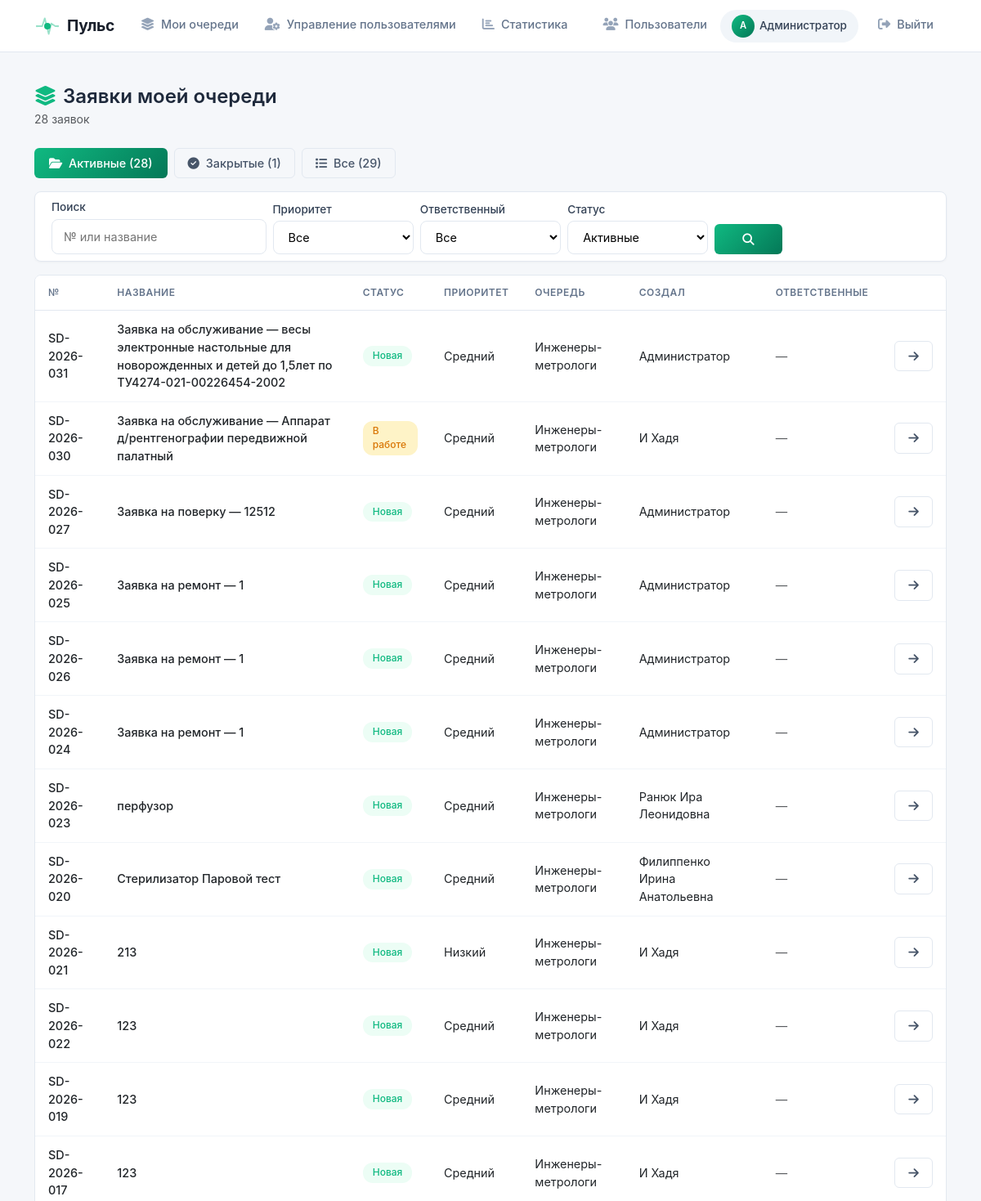
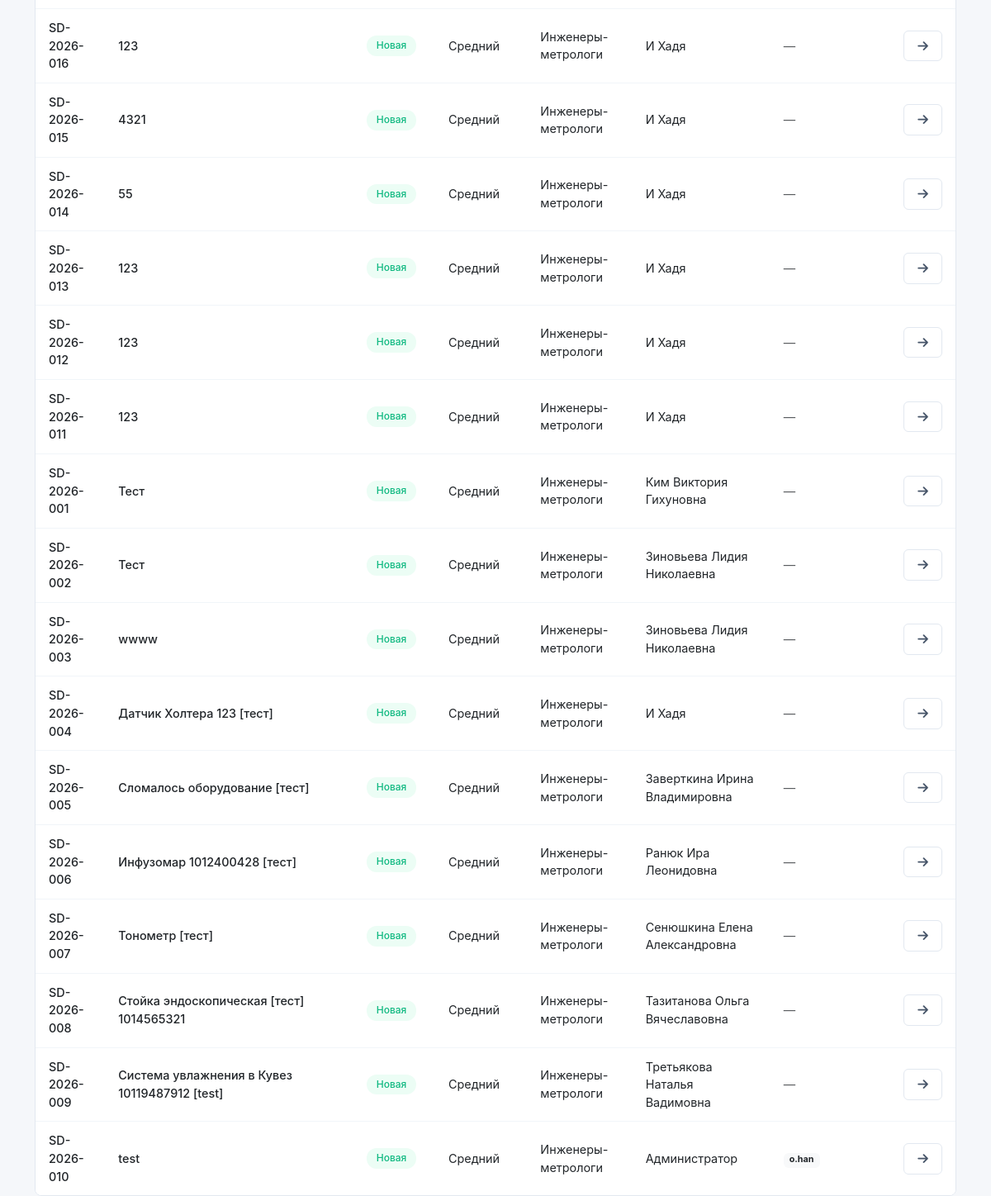
The app's page /queue-tickets (signed in) with its own data (2 pictures, top to bottom).
### models.py (models this page shows, shortened)
class User(UserMixin, db.Model):
    id = db.Column(db.Integer, primary_key=True)
    username = db.Column(db.String(80), unique=True, nullable=False)
    password = db.Column(db.String(200), nullable=False)
    full_name = db.Column(db.String(300), nullable=True)
    email = db.Column(db.String(120), unique=True, nullable=False)
    phone = db.Column(db.String(20), nullable=True)
    department = db.Column(db.String(200), nullable=True)
    position = db.Column(db.String(200), nullable=True)
    office = db.Column(db.String(50), nullable=True)
    is_admin = db.Column(db.Boolean, default=False)
    created_at = db.Column(db.DateTime, default=datetime.now(tz))
    notify_email = db.Column(db.Boolean, default=True)
    queues = db.relationship('Queue', secondary='user_queue', back_populates='members')
    admin_queues = db.relationship('Queue', secondary='queue_admins', back_populates='admins')
    assigned_tickets = db.relationship('Ticket', secondary='ticket_assignees', back_populates='assignees')
    created_tickets = db.relationship('Ticket', foreign_keys='Ticket.created_by_id', backref='creator')
    allowed_queues = db.relationship(
        'Queue',
        secondary='queue_links',
        primaryjoin='Queue.id == queue_links.c.queue_from',
        secondaryjoin='Queue.id == queue_links.c.queue_to',
        backref='allowed_by_queues'
    )
    bookings = db.relationship('Booking', backref='user', lazy=True)

class Ticket(db.Model):
    id = db.Column(db.Integer, primary_key=True)
    ticket_number = db.Column(db.String(20), unique=True, nullable=False)
    title = db.Column(db.String(200), nullable=False)
    description = db.Column(db.Text, nullable=False)
    status = db.Column(db.String(50), default='Новая')
    priority = db.Column(db.String(20), default='Средний')
    start_date = db.Column(db.DateTime, nullable=True)
    deadline = db.Column(db.DateTime, nullable=True)
    actual_deadline = db.Column(db.DateTime, nullable=True)
    created_by_id = db.Column(db.Integer, db.ForeignKey('user.id'))
    queue_id = db.Column(db.Integer, db.ForeignKey('queue.id'), nullable=True)
    rating = db.Column(db.Integer, nullable=True)
    feedback_text = db.Column(db.Text, nullable=True)
    created_at = db.Column(db.DateTime, default=datetime.now(tz))
    updated_at = db.Column(db.DateTime, default=datetime.now(tz), onupdate=datetime.now(tz))
    closed_at = db.Column(db.DateTime, nullable=True)
    assignees = db.relationship('User', secondary='ticket_assignees', back_populates='assigned_tickets')
    attachments = db.relationship('Attachment', backref='ticket', lazy=True)
    metrologist_request = db.relationship(
        'MetrologistRequest',
        back_populates='ticket',
        uselist=False,
        cascade='all, delete-orphan'
    )

class Queue(db.Model):
    id = db.Column(db.Integer, primary_key=True)
    name = db.Column(db.String(100), nullable=False, unique=True)
    description = db.Column(db.Text, nullable=True)
    is_active = db.Column(db.Boolean, default=True)
    queue_type = db.Column(db.String(50), default='default')
    created_at = db.Column(db.DateTime, default=datetime.now(tz))
    created_by_id = db.Column(db.Integer, db.ForeignKey('user.id'))
    mail = db.Column(db.Text,default = None)
    admins = db.relationship('User', secondary='queue_admins', back_populates='admin_queues')
    members = db.relationship('User', secondary='user_queue', back_populates='queues')
    tickets = db.relationship('Ticket', backref='queue', lazy=True)
    cars = db.relationship('Car', backref='queue', lazy=True)
    created_by = db.relationship('User', foreign_keys=[created_by_id])

### core/tickets.py (the view, shortened to what this page needs)
@tickets_bp.route('/queue-tickets')
@login_required
def queue_tickets():
    queue_ids = [q.id for q in current_user.queues]
    if not queue_ids:
        return render_template('queue_tickets.html', tickets=[], total_count=0, active_count=0, closed_count=0)
    query = Ticket.query.filter(Ticket.queue_id.in_(queue_ids))
    status_filter = request.args.get('status', 'active')
    search = request.args.get('search', '').strip()
    priority = request.args.get('priority', '').strip()
    assignee = request.args.get('assignee', '')
    if status_filter == 'active':
        query = query.filter(Ticket.status.in_(['Новая', 'В работе']))
    elif status_filter == 'closed':
        query = query.filter(Ticket.status == 'Закрыта')
    elif status_filter == 'all':
        pass
    else:
        query = query.filter(Ticket.status == status_filter)
    if priority:
        query = query.filter(Ticket.priority == priority)
    if assignee == 'me':
        query = query.filter(Ticket.assignees.any(id=current_user.id))
    elif assignee == 'unassigned':
        query = query.filter(~Ticket.assignees.any())
    tickets = query.order_by(Ticket.created_at.desc()).all()
    base_query = Ticket.query.filter(Ticket.queue_id.in_(queue_ids))
    total_count = base_query.count()
    active_count = base_query.filter(Ticket.status.in_(['Новая', 'В работе'])).count()
    closed_count = base_query.filter(Ticket.status == 'Закрыта').count()
    return render_template('queue_tickets.html',
                         tickets=tickets,
                         total_count=total_count,
                         active_count=active_count,
                         closed_count=closed_count,
                         status_filter=status_filter,
                         search_query=search,
                         priority_filter=priority,
                         assignee_filter=assignee)

### templates/queue_tickets.html (shortened to what this page needs)
{% extends "base.html" %}
{% block content %}
<div class="d-flex justify-content-between align-items-center mb-4">
    <div>
        <h4 class="mb-0 fw-semibold">
            <i class="fas fa-layer-group me-2" style="color: var(--primary);"></i>Заявки моей очереди
        </h4>
        <span class="text-muted small">{{ tickets|length }} заявок</span>
    </div>
</div>
<div class="row g-2 mb-3">
    <div class="col-auto">
        <a href="{{ url_for('tickets.queue_tickets', status='active') }}" class="btn btn-sm {% if status_filter == 'active' %}btn-primary-gradient{% else %}btn-outline-modern{% endif %}">
            <i class="fas fa-folder-open me-1"></i> Активные ({{ active_count }})
        </a>
    </div>
    <div class="col-auto">
        <a href="{{ url_for('tickets.queue_tickets', status='closed') }}" class="btn btn-sm {% if status_filter == 'closed' %}btn-primary-gradient{% else %}btn-outline-modern{% endif %}">
            <i class="fas fa-check-circle me-1"></i> Закрытые ({{ closed_count }})
        </a>
    </div>
    <div class="col-auto">
        <a href="{{ url_for('tickets.queue_tickets', status='all') }}" class="btn btn-sm {% if status_filter == 'all' %}btn-primary-gradient{% else %}btn-outline-modern{% endif %}">
            <i class="fas fa-list me-1"></i> Все ({{ total_count }})
        </a>
    </div>
</div>
<div class="card-modern mb-3 animate-fade-in">
    <div class="card-body py-2">
        <form method="GET" action="{{ url_for('tickets.queue_tickets') }}" class="row g-2 align-items-end">
            <div class="col-md-3">
                <label class="form-label-modern small">Поиск</label>
                <input type="text" class="form-control-modern" name="search" value="{{ search_query }}" placeholder="№ или название">
            </div>
            <div class="col-md-2">
                <label class="form-label-modern small">Приоритет</label>
                <select class="form-select-modern" name="priority">
                    <option value="">Все</option>
                </select>
            </div>
            <div class="col-md-2">
                <label class="form-label-modern small">Ответственный</label>
                <select class="form-select-modern" name="assignee">
                    <option value="">Все</option>
                </select>
            </div>
            <div class="col-md-2">
                <label class="form-label-modern small">Статус</label>
                <select class="form-select-modern" name="status">
                    <option value="active" {% if status_filter == 'active' %}selected{% endif %}>Активные</option>
                </select>
            </div>
            <div class="col-md-1">
                <button type="submit" class="btn btn-primary-gradient w-100"><i class="fas fa-search"></i></button>
            </div>
        </form>
    </div>
</div>
<div class="table-modern animate-fade-in">
    <table class="table mb-0">
        <thead>
            <tr>
                <th>№</th>
                <th>Название</th>
                <th>Статус</th>
                <th>Приоритет</th>
                <th>Очередь</th>
                <th>Создал</th>
                <th>Ответственные</th>
                <th></th>
            </tr>
        </thead>
        <tbody>
            {% for ticket in tickets %}
                <tr>
                    <td><span class="fw-medium">{{ ticket.ticket_number }}</span></td>
                    <td><a href="{{ url_for('tickets.ticket_detail', ticket_id=ticket.id) }}" class="fw-medium text-dark">{{ ticket.title }}</a></td>
                    <td>
                        <span class="badge-status
                            {% if ticket.status == 'Новая' %}badge-status-new
                            {% elif ticket.status == 'В работе' %}badge-status-work
                            {% elif ticket.status == 'Закрыта' %}badge-status-closed
                            {% else %}badge-status-other{% endif %}">
                            {{ ticket.status }}
                        </span>
                    </td>
                    <td><span class="priority-{{ ticket.priority.lower() }}">{{ ticket.priority }}</span></td>
                    <td>{% if ticket.queue %}{{ ticket.queue.name }}{% else %}<span class="text-muted">—</span>{% endif %}</td>
                    <td>{{ ticket.creator.full_name or ticket.creator.username if ticket.creator else '—' }}</td>
                    <td>
                        {% for assignee in ticket.assignees %}
                            <span class="badge bg-light text-dark border-0">{{ assignee.username }}</span>
                        {% else %}
                            <span class="text-muted">—</span>
                        {% endfor %}
                    </td>
                    <td><a href="{{ url_for('tickets.ticket_detail', ticket_id=ticket.id) }}" class="btn btn-outline-modern btn-sm"><i class="fas fa-arrow-right"></i></a></td>
                </tr>
            {% endfor %}
        </tbody>
    </table>
</div>
{% endblock %}

### templates/base.html (shortened to what this page needs)
<!DOCTYPE html>
<html lang="ru">
<head>
    <link href="https://cdn.jsdelivr.net/npm/bootstrap@5.3.0/dist/css/bootstrap.min.css" rel="stylesheet">
    <link href="https://cdnjs.cloudflare.com/ajax/libs/font-awesome/6.4.0/css/all.min.css" rel="stylesheet">
    <link rel="stylesheet" href="{{ url_for('static', filename='style.css') }}">
    <link href="https://cdn.quilljs.com/1.3.6/quill.snow.css" rel="stylesheet">
</head>
<body>
    <nav class="navbar navbar-expand-lg navbar-custom">
        <div class="container">
            <a class="navbar-brand" href="{{ url_for('index') }}">
                <span class="logo-pulse">
                    <span class="pulse-icon">
                        <span class="pulse-dot"></span>
                    </span>
                    Пульс
                </span>
            </a>
            <div class="collapse navbar-collapse" id="navbarNav">
                <ul class="navbar-nav me-auto">
                    {% if current_user.is_authenticated and current_user.admin_queues %}
                        <li class="nav-item">
                            <a class="nav-link {{ 'active' if request.endpoint == 'my_queues' }}" href="{{ url_for('my_queues.my_queues') }}">
                                <i class="fas fa-layer-group"></i> Мои очереди
                            </a>
                        </li>
                    {% endif %}
                    {% if current_user.is_authenticated and current_user.is_admin %}
                        <li class="nav-item dropdown">
                            <a class="nav-link {{ 'active' if request.endpoint == 'admin_users' }}" href="{{ url_for('user_mgmt.admin_users') }}">
                                <i class="fas fa-user-cog"></i> Управление пользователями
                            </a>
                        </li>
                        <li class="nav-item">
                            <a class="nav-link {{ 'active' if request.endpoint == 'statistics' }}" href="{{ url_for('statistics.statistics') }}">
                                <i class="fas fa-chart-bar"></i> Статистика
                            </a>
                        </li>
                    {% endif %}
                </ul>
                <ul class="navbar-nav align-items-center">
                    {% if current_user.is_authenticated %}
                        <li class="nav-item">
                            <a class="nav-link {{ 'active' if request.endpoint == 'users_list' }}" href="{{ url_for('users_list') }}">
                                <i class="fas fa-users"></i> Пользователи
                            </a>
                        </li>
                        <li class="nav-item me-2">
                            <a href="{{ url_for('profile') }}" class="user-badge-link" title="Перейти в профиль">
                                <span class="user-badge">
                                    <span class="user-avatar-mini">{{ (current_user.full_name or current_user.username)[0]|upper }}</span>
                                    {{ current_user.full_name or current_user.username }}
                                </span>
                            </a>
                        </li>
                        <li class="nav-item">
                            <a class="nav-link btn-logout" href="{{ url_for('login.logout') }}">
                                <i class="fas fa-sign-out-alt"></i> Выйти
                            </a>
                        </li>
                    {% else %}
                        <li class="nav-item">
                            <a class="nav-link btn-login" href="{{ url_for('login') }}">
                                <i class="fas fa-sign-in-alt"></i> Войти
                            </a>
                        </li>
                    {% endif %}
                </ul>
            </div>
        </div>
    </nav>
    <div class="container mt-4 pt-3">
        {% block content %}{% endblock %}
    </div>
</body>
</html>

### records on screen
User: full_name "А", full_name "Администратор"
Ticket: ticket_number "SD-2026-031", title "Заявка на обслуживание — весы электронные настольные для новорожденных и детей до 1,5лет по ТУ4274-021-00226454-2002", status "Новая", priority "Средний", queue.name "Инженеры-метрологи", creator "Администратор"
Ticket: ticket_number "SD-2026-030", title "Заявка на обслуживание — Аппарат д/рентгенографии передвижной палатный", status "В работе", priority "Средний", queue.name "Инженеры-метрологи", creator "И Хадя"
Ticket: ticket_number "SD-2026-027", title "Заявка на поверку — 12512", status "Новая", priority "Средний", queue.name "Инженеры-метрологи", creator "Администратор"
Ticket: ticket_number "SD-2026-025", title "Заявка на ремонт — 1", status "Новая", priority "Средний", queue.name "Инженеры-метрологи", creator "Администратор"
Ticket: ticket_number "SD-2026-026", title "Заявка на ремонт — 1", status "Новая", priority "Средний", queue.name "Инженеры-метрологи", creator "Администратор"
Ticket: ticket_number "SD-2026-024", title "Заявка на ремонт — 1", status "Новая", priority "Средний", queue.name "Инженеры-метрологи", creator "Администратор"
Ticket: ticket_number "SD-2026-023", title "перфузор", status "Новая", priority "Средний", queue.name "Инженеры-метрологи", creator "Ранюк Ира Леонидовна"
Ticket: ticket_number "SD-2026-020", title "Стерилизатор Паровой тест", status "Новая", priority "Средний", queue.name "Инженеры-метрологи", creator "Филиппенко Ирина Анатольевна"
Ticket: ticket_number "SD-2026-021", title "213", status "Новая", priority "Низкий", queue.name "Инженеры-метрологи", creator "И Хадя"
Ticket: ticket_number "SD-2026-022", title "123", status "Новая", priority "Средний", queue.name "Инженеры-метрологи", creator "И Хадя"
Ticket: ticket_number "SD-2026-019", title "123", status "Новая", priority "Средний", queue.name "Инженеры-метрологи", creator "И Хадя"
Ticket: ticket_number "SD-2026-017", title "123", status "Новая", priority "Средний", queue.name "Инженеры-метрологи", creator "И Хадя"
Ticket: ticket_number "SD-2026-016", title "123", status "Новая", priority "Средний", queue.name "Инженеры-метрологи", creator "И Хадя"
Ticket: ticket_number "SD-2026-015", title "4321", status "Новая", priority "Средний", queue.name "Инженеры-метрологи", creator "И Хадя"
Ticket: ticket_number "SD-2026-014", title "55", status "Новая", priority "Средний", queue.name "Инженеры-метрологи", creator "И Хадя"
Ticket: ticket_number "SD-2026-013", title "123", status "Новая", priority "Средний", queue.name "Инженеры-метрологи", creator "И Хадя"
Ticket: ticket_number "SD-2026-012", title "123", status "Новая", priority "Средний", queue.name "Инженеры-метрологи", creator "И Хадя"
Ticket: ticket_number "SD-2026-011", title "123", status "Новая", priority "Средний", queue.name "Инженеры-метрологи", creator "И Хадя"
Ticket: ticket_number "SD-2026-001", title "Тест", status "Новая", priority "Средний", queue.name "Инженеры-метрологи", creator "Ким Виктория Гихуновна"
Ticket: ticket_number "SD-2026-002", title "Тест", status "Новая", priority "Средний", queue.name "Инженеры-метрологи", creator "Зиновьева Лидия Николаевна"
Ticket: ticket_number "SD-2026-003", title "wwww", status "Новая", priority "Средний", queue.name "Инженеры-метрологи", creator "Зиновьева Лидия Николаевна"
Ticket: ticket_number "SD-2026-004", title "Датчик Холтера 123 [тест]", status "Новая", priority "Средний", queue.name "Инженеры-метрологи", creator "И Хадя"
Ticket: ticket_number "SD-2026-005", title "Сломалось оборудование [тест]", status "Новая", priority "Средний", queue.name "Инженеры-метрологи", creator "Заверткина Ирина Владимировна"
Ticket: ticket_number "SD-2026-006", title "Инфузомар 1012400428 [тест]", status "Новая", priority "Средний", queue.name "Инженеры-метрологи", creator "Ранюк Ира Леонидовна"
Ticket: ticket_number "SD-2026-007", title "Тонометр [тест]", status "Новая", priority "Средний", queue.name "Инженеры-метрологи", creator "Сенюшкина Елена Александровна"
Ticket: ticket_number "SD-2026-008", title "Стойка эндоскопическая [тест] 1014565321", status "Новая", priority "Средний", queue.name "Инженеры-метрологи", creator "Тазитанова Ольга Вячеславовна"
Ticket: ticket_number "SD-2026-009", title "Система увлажнения в Кувез 10119487912 [test]", status "Новая", priority "Средний", queue.name "Инженеры-метрологи", creator "Третьякова Наталья Вадимовна"
Ticket: ticket_number "SD-2026-010", title "test", status "Новая", priority "Средний", queue.name "Инженеры-метрологи", creator "Администратор"
User: username "o.han"

### other values on screen
{{ tickets|length }} "28"
{{ active_count }} "28"
{{ closed_count }} "1"
{{ total_count }} "29"
